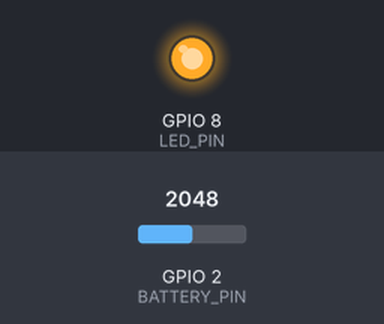
The sketch below on a simulated ESP32-C3. Shown: output pins drawn as LEDs (lit = HIGH). Inputs (shaded band) come from the test bench; at power-on: GPIO 2 (BATTERY_PIN) = 2048 (analog values on the 0–4095 scale). Pins used as bus, display or sensor lines are not drawn; what the sketch prints to the serial monitor is not drawn. At 0.1 s the program puts the board to deep sleep or switches it off; the recording ends there.

Above: at 0.08 s.
Timing chart, 0 to 0.1 s (numbered marks = the images above):
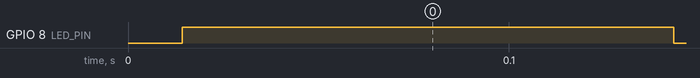

The sketch:

Krek_C3_Power_Bench.ino
```cpp
/*
  KREK LABS - ESP32-C3 NODE POWER BENCH TEST

  Pin assignment:
    GPIO0 = Analog Sensor 1
    GPIO1 = Analog Sensor 2
    GPIO2 = Battery monitor
    GPIO3 = Analog Sensor 3
    GPIO4 = Analog Sensor 4
    GPIO6 = TPS22929DBVR ON/EN
    GPIO8 = Onboard LED

  Battery monitor:
    BAT+ -> 1M -> GPIO2 -> 1M -> GND
    GPIO2 -> 100nF -> GND

  Bench:
    3.6V supply
    ~30mA simulated sensor load

  SENSOR_SETTLE_MS is the only intentional delay in the
  active measurement cycle. ESP-NOW LR is intentionally
  not enabled until C3/C6 compatibility is verified.
*/

#include <Arduino.h>
#include <WiFi.h>
#include <esp_now.h>
#include <esp_wifi.h>
#include "esp_sleep.h"

constexpr uint8_t SENSOR1_PIN = 0;
constexpr uint8_t SENSOR2_PIN = 1;
constexpr uint8_t BATTERY_PIN = 2;
constexpr uint8_t SENSOR3_PIN = 3;
constexpr uint8_t SENSOR4_PIN = 4;

constexpr uint8_t SENSOR_POWER_PIN = 6;
constexpr uint8_t LED_PIN = 8;

// Change this one value to test sensor stabilization time.
constexpr uint32_t SENSOR_SETTLE_MS = 100;

// Short bench interval for repeated Joulescope captures.
constexpr uint32_t BENCH_SLEEP_SECONDS = 10;

constexpr uint8_t ESP_NOW_CHANNEL = 1;

uint8_t broadcastAddress[] = {
  0xFF, 0xFF, 0xFF, 0xFF, 0xFF, 0xFF
};

struct KrekPacket {
  uint32_t sequence;
  uint16_t sensor1;
  uint16_t sensor2;
  uint16_t sensor3;
  uint16_t sensor4;
  uint16_t batteryADC;
};

uint32_t sequenceNumber = 0;

void logEvent(const char *event)
{
  Serial.print(millis());
  Serial.print(" ms  ");
  Serial.println(event);
}

bool setupESPNow()
{
  logEvent("ESP-NOW INIT");

  WiFi.mode(WIFI_STA);
  WiFi.disconnect();

  esp_err_t result = esp_wifi_set_channel(
    ESP_NOW_CHANNEL,
    WIFI_SECOND_CHAN_NONE
  );

  if (result != ESP_OK) {
    Serial.print("ERROR: channel setup failed: ");
    Serial.println(result);
    return false;
  }

  result = esp_now_init();

  if (result != ESP_OK) {
    Serial.print("ERROR: ESP-NOW init failed: ");
    Serial.println(result);
    return false;
  }

  esp_now_peer_info_t peerInfo = {};
  memcpy(peerInfo.peer_addr, broadcastAddress, 6);
  peerInfo.channel = ESP_NOW_CHANNEL;
  peerInfo.encrypt = false;

  result = esp_now_add_peer(&peerInfo);

  if (result != ESP_OK && result != ESP_ERR_ESPNOW_EXIST) {
    Serial.print("ERROR: peer setup failed: ");
    Serial.println(result);
    return false;
  }

  logEvent("ESP-NOW READY");
  return true;
}

void transmitPacket(
  uint16_t sensor1,
  uint16_t sensor2,
  uint16_t sensor3,
  uint16_t sensor4,
  uint16_t batteryADC
)
{
  KrekPacket packet;

  packet.sequence = sequenceNumber;
  packet.sensor1 = sensor1;
  packet.sensor2 = sensor2;
  packet.sensor3 = sensor3;
  packet.sensor4 = sensor4;
  packet.batteryADC = batteryADC;

  logEvent("ESP-NOW TX START");

  esp_err_t result = esp_now_send(
    broadcastAddress,
    reinterpret_cast<uint8_t *>(&packet),
    sizeof(packet)
  );

  if (result == ESP_OK) {
    logEvent("ESP-NOW TX ACCEPTED");
  } else {
    Serial.print("ESP-NOW TX ERROR: ");
    Serial.println(result);
  }
}

void setup()
{
  Serial.begin(115200);

  // Development-only serial startup delay.
  // Remove before final production power measurements.
  delay(10);

  Serial.println();
  Serial.println("================================");
  Serial.println("KREK C3 NODE POWER BENCH TEST");
  Serial.println("================================");

  pinMode(SENSOR_POWER_PIN, OUTPUT);
  digitalWrite(SENSOR_POWER_PIN, LOW);

  pinMode(LED_PIN, OUTPUT);
  digitalWrite(LED_PIN, LOW);

  analogReadResolution(12);

  analogSetPinAttenuation(SENSOR1_PIN, ADC_11db);
  analogSetPinAttenuation(SENSOR2_PIN, ADC_11db);
  analogSetPinAttenuation(SENSOR3_PIN, ADC_11db);
  analogSetPinAttenuation(SENSOR4_PIN, ADC_11db);
  analogSetPinAttenuation(BATTERY_PIN, ADC_11db);

  logEvent("WAKE");

  digitalWrite(LED_PIN, HIGH);
  logEvent("LED ON");

  digitalWrite(SENSOR_POWER_PIN, HIGH);
  logEvent("SENSOR POWER ON");

  if (SENSOR_SETTLE_MS > 0) {
    Serial.print("Sensor settle: ");
    Serial.print(SENSOR_SETTLE_MS);
    Serial.println(" ms");
    delay(SENSOR_SETTLE_MS);
  }

  logEvent("READ SENSOR 1");
  uint16_t sensor1 = analogRead(SENSOR1_PIN);

  logEvent("READ SENSOR 2");
  uint16_t sensor2 = analogRead(SENSOR2_PIN);

  logEvent("READ SENSOR 3");
  uint16_t sensor3 = analogRead(SENSOR3_PIN);

  logEvent("READ SENSOR 4");
  uint16_t sensor4 = analogRead(SENSOR4_PIN);

  logEvent("READ BATTERY");
  uint16_t batteryADC = analogRead(BATTERY_PIN);

  uint32_t batteryMilliVolts = analogReadMilliVolts(BATTERY_PIN);
  float batteryVoltage = (batteryMilliVolts * 2.0f) / 1000.0f;

  digitalWrite(SENSOR_POWER_PIN, LOW);
  logEvent("SENSOR POWER OFF");

  Serial.print("S1 ADC = "); Serial.println(sensor1);
  Serial.print("S2 ADC = "); Serial.println(sensor2);
  Serial.print("S3 ADC = "); Serial.println(sensor3);
  Serial.print("S4 ADC = "); Serial.println(sensor4);
  Serial.print("Battery ADC = "); Serial.println(batteryADC);
  Serial.print("Battery = "); Serial.print(batteryVoltage, 3);
  Serial.println(" V");

  bool radioReady = setupESPNow();

  if (radioReady) {
    transmitPacket(
      sensor1,
      sensor2,
      sensor3,
      sensor4,
      batteryADC
    );
  } else {
    logEvent("ESP-NOW NOT READY");
  }

  sequenceNumber++;

  digitalWrite(LED_PIN, LOW);
  logEvent("LED OFF");

  digitalWrite(SENSOR_POWER_PIN, LOW);

  logEvent("DEEP SLEEP");

  Serial.flush();

  esp_sleep_enable_timer_wakeup(
    (uint64_t)BENCH_SLEEP_SECONDS * 1000000ULL
  );

  esp_deep_sleep_start();
}

void loop()
{
  // Never reached.
}
```

Measured:
- by itself, GPIO 8 (LED_PIN): LOW → HIGH at 0.01 s, → LOW 0.13 s later
